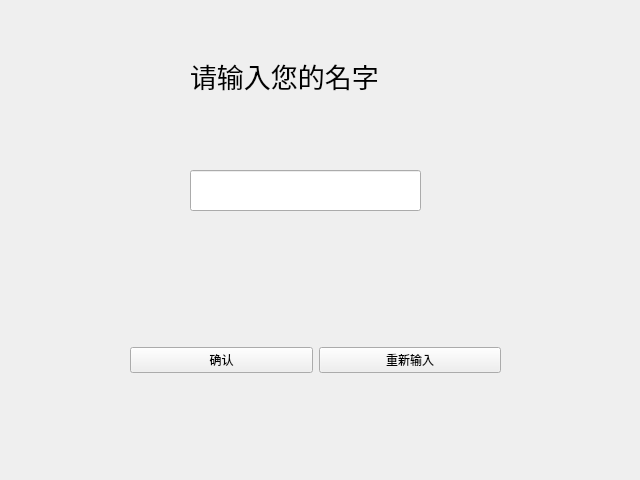
<?xml version="1.0" encoding="UTF-8"?>
<ui version="4.0">
 <class>Form</class>
 <widget class="QWidget" name="Form">
  <property name="geometry">
   <rect>
    <x>0</x>
    <y>0</y>
    <width>640</width>
    <height>480</height>
   </rect>
  </property>
  <property name="windowTitle">
   <string>Form</string>
  </property>
  <widget class="QLabel" name="label">
   <property name="geometry">
    <rect>
     <x>190</x>
     <y>40</y>
     <width>231</width>
     <height>71</height>
    </rect>
   </property>
   <property name="font">
    <font>
     <family>Arial</family>
     <pointsize>20</pointsize>
    </font>
   </property>
   <property name="styleSheet">
    <string notr="true">请输入您的名字</string>
   </property>
   <property name="text">
    <string>请输入您的名字</string>
   </property>
   <property name="textFormat">
    <enum>Qt::AutoText</enum>
   </property>
   <property name="textInteractionFlags">
    <set>Qt::NoTextInteraction</set>
   </property>
  </widget>
  <widget class="QLineEdit" name="lineEdit">
   <property name="geometry">
    <rect>
     <x>190</x>
     <y>170</y>
     <width>231</width>
     <height>41</height>
    </rect>
   </property>
  </widget>
  <widget class="QWidget" name="horizontalLayoutWidget">
   <property name="geometry">
    <rect>
     <x>130</x>
     <y>300</y>
     <width>371</width>
     <height>121</height>
    </rect>
   </property>
   <layout class="QHBoxLayout" name="horizontalLayout">
    <item>
     <widget class="QPushButton" name="yes">
      <property name="text">
       <string>确认</string>
      </property>
     </widget>
    </item>
    <item>
     <widget class="QPushButton" name="no">
      <property name="text">
       <string>重新输入</string>
      </property>
     </widget>
    </item>
   </layout>
  </widget>
  <zorder>lineEdit</zorder>
  <zorder>label</zorder>
  <zorder>horizontalLayoutWidget</zorder>
 </widget>
 <resources/>
 <connections/>
</ui>
